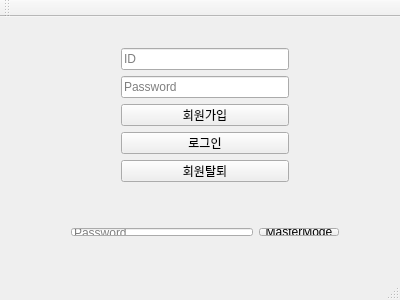
<?xml version="1.0" encoding="UTF-8"?>
<ui version="4.0">
 <class>App</class>
 <widget class="QMainWindow" name="App">
  <property name="geometry">
   <rect>
    <x>0</x>
    <y>0</y>
    <width>400</width>
    <height>300</height>
   </rect>
  </property>
  <property name="windowTitle">
   <string>App</string>
  </property>
  <widget class="QWidget" name="centralWidget">
   <widget class="QWidget" name="">
    <property name="geometry">
     <rect>
      <x>110</x>
      <y>20</y>
      <width>190</width>
      <height>156</height>
     </rect>
    </property>
    <layout class="QVBoxLayout" name="verticalLayout">
     <item>
      <widget class="QLineEdit" name="lineEdit">
       <property name="layoutDirection">
        <enum>Qt::LeftToRight</enum>
       </property>
       <property name="text">
        <string/>
       </property>
       <property name="placeholderText">
        <string>ID</string>
       </property>
      </widget>
     </item>
     <item>
      <widget class="QLineEdit" name="lineEdit_2">
       <property name="text">
        <string/>
       </property>
       <property name="placeholderText">
        <string>Password</string>
       </property>
      </widget>
     </item>
     <item>
      <widget class="QPushButton" name="pushButton">
       <property name="text">
        <string>회원가입</string>
       </property>
      </widget>
     </item>
     <item>
      <widget class="QPushButton" name="pushButton_2">
       <property name="text">
        <string>로그인</string>
       </property>
      </widget>
     </item>
     <item>
      <widget class="QPushButton" name="pushButton_3">
       <property name="text">
        <string>회원탈퇴</string>
       </property>
      </widget>
     </item>
    </layout>
   </widget>
   <widget class="QWidget" name="">
    <property name="geometry">
     <rect>
      <x>60</x>
      <y>200</y>
      <width>290</width>
      <height>30</height>
     </rect>
    </property>
    <layout class="QHBoxLayout" name="horizontalLayout">
     <item>
      <widget class="QLineEdit" name="lineEdit_3">
       <property name="placeholderText">
        <string>Password</string>
       </property>
      </widget>
     </item>
     <item>
      <widget class="QPushButton" name="pushButton_4">
       <property name="text">
        <string>MasterMode</string>
       </property>
      </widget>
     </item>
    </layout>
   </widget>
  </widget>
  <widget class="QMenuBar" name="menuBar">
   <property name="geometry">
    <rect>
     <x>0</x>
     <y>0</y>
     <width>400</width>
     <height>26</height>
    </rect>
   </property>
  </widget>
  <widget class="QToolBar" name="mainToolBar">
   <attribute name="toolBarArea">
    <enum>TopToolBarArea</enum>
   </attribute>
   <attribute name="toolBarBreak">
    <bool>false</bool>
   </attribute>
  </widget>
  <widget class="QStatusBar" name="statusBar"/>
 </widget>
 <layoutdefault spacing="6" margin="11"/>
 <resources/>
 <connections/>
</ui>
